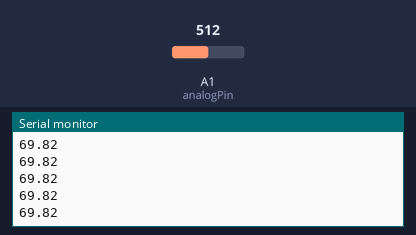
Bench run of a sketch on a simulated Arduino Uno, built with avr-gcc and run on an emulated ATmega328P. Parts: the last lines printed to the serial monitor. The test bench sets the inputs (shaded band); at power-on: A1 (analogPin) = 512.

Above: at 1.2 s.
1.3 s: A1 (analogPin) set to 716
At 2.3 s:
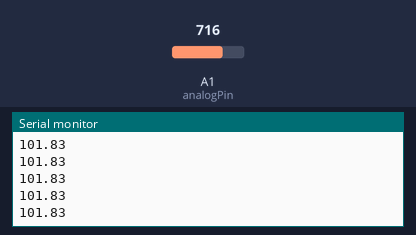
2.8 s: A1 (analogPin) set to 900
At 3.8 s:
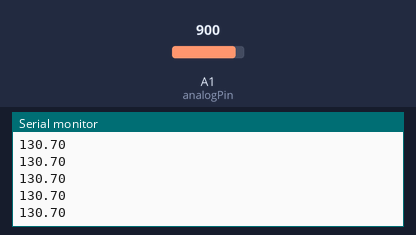
Timing chart, 0 to 5.8 s (numbered marks = the images above; inputs shaded):
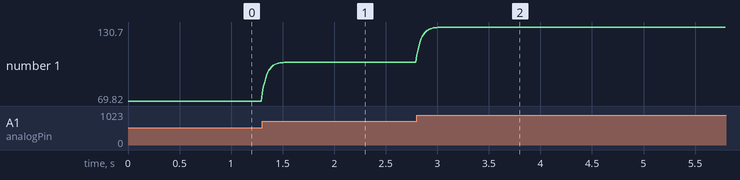

The sketch:

external_arm.ino
```cpp
#define a 0.8
int analogPin = 1;
int val = 0;
float potention_angle;
float rc = 0;

// Calibration values (measured manually)
const int val_min = 67;   // Value at 0°
const int val_max = 1023; // Value at 150°

void setup() {
  Serial.begin(9600);
}

void loop() {
  val = analogRead(analogPin);

  // Clamp the value to avoid negative angles or overshooting
  val = constrain(val, val_min, val_max);

  // Calculate calibrated angle
  potention_angle = (float)(val - val_min) / (val_max - val_min) * 150.0f;

  // Apply RC filter (optional)
  static bool first = true;
  if (first) {
    rc = potention_angle; // Initialize filter with first reading
    first = false;
  } else {
    rc = a * rc + (1 - a) * potention_angle;
  }

  Serial.println(rc);
  delay(10);
}
```

Measured:
- after the input at 1.3 s, the serial monitor: prints a new line at once (image 1)
- after the input at 2.8 s, the serial monitor: prints a new line at once (image 2)
- plotted number 1: 69.82 → 101.83 after the input at 1.3 s, 101.83 → 130.7 after the input at 2.8 s
